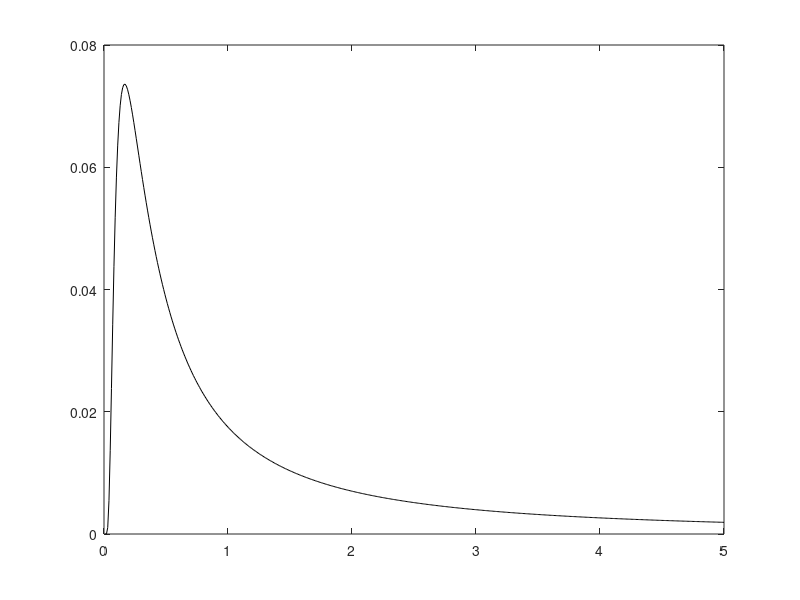

This chart was generated by the following MATLAB code: (Note: this script raises an error after producing the figure.)
t_r = 0.00001;
r = 1;
psi3 = @(r,t,t_r) 1./(4.*pi.*r.*t_r) .* ...
    (erfc(r./(2.*sqrt(t))) - ...
    heaviside(t-t_r) .* ...
    erfc(real(r./(2.*sqrt(t-t_r)))));
psi3_0 = @(r,t) 1./(4.*pi.*t).^(3/2) .* ...
    exp(-r.^2./(4*t));
t = linspace(0,5,500);
y0 = psi3_0(r,t);
clf
plot(t,y0,'k-')
hold on

parameters = logspace(-2,2,5);
for i = 1:5
    t_r = parameters(i);
    y = psi3(r,t,t_r);
    plot(t,y,'*','color',get_rainbow_colour(i,5));
end